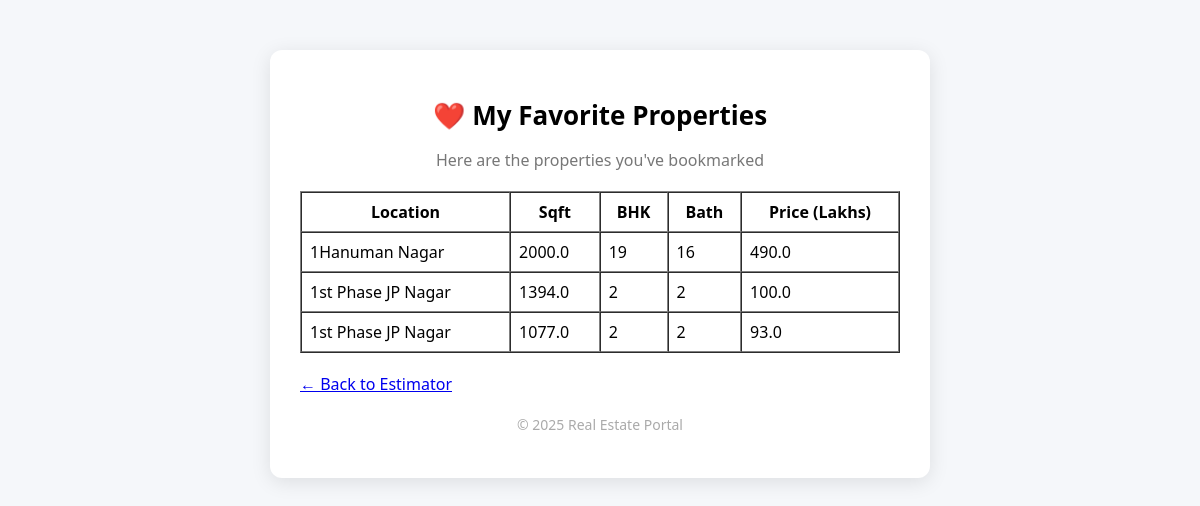
Page /my-favorites (signed in) on the committed database.
### tables this page shows
CREATE TABLE properties (
            id INTEGER PRIMARY KEY AUTOINCREMENT,
            location TEXT,
            sqft REAL,
            bath INTEGER,
            bhk INTEGER,
            price REAL
        );

### server/app.py (the view)
@app.route('/my-favorites')
def my_favorites():
    if 'user' not in session:
        return redirect(url_for('login_user'))
    username = session['user']
    conn = sqlite3.connect(DB_PATH)
    cursor = conn.cursor()
    cursor.execute("SELECT id FROM users WHERE username = ?", (username,))
    user = cursor.fetchone()
    if not user:
        conn.close()
        return "User not found", 404
    user_id = user[0]
    cursor.execute('''SELECT p.* FROM properties p JOIN favorites f ON f.property_id = p.id WHERE f.user_id = ?''', (user_id,))
    favorites = cursor.fetchall()
    conn.close()
    return render_template('my_favorites.html', favorites=favorites)

### templates/my_favorites.html (shortened to what this page needs)
<!DOCTYPE html>
<html lang="en">
<head>
    <link rel="stylesheet" href="{{ url_for('static', filename='style.css') }}">
</head>
<body>
    <div class="container">
        <header>
            <h1>❤️ My Favorite Properties</h1>
            <p>Here are the properties you've bookmarked</p>
        </header>
        {% if favorites %}
            <table border="1" cellpadding="8" cellspacing="0" style="width:100%; margin-top:15px;">
                <thead>
                    <tr>
                        <th>Location</th>
                        <th>Sqft</th>
                        <th>BHK</th>
                        <th>Bath</th>
                        <th>Price (Lakhs)</th>
                    </tr>
                </thead>
                <tbody>
                    {% for row in favorites %}
                    <tr>
                        <td>{{ row[1] }}</td>
                        <td>{{ row[2] }}</td>
                        <td>{{ row[4] }}</td>
                        <td>{{ row[3] }}</td>
                        <td>{{ row[5] }}</td>
                    </tr>
                    {% endfor %}
                </tbody>
            </table>
        {% else %}
            <p style="margin-top:20px;">You haven't favorited any properties yet.</p>
        {% endif %}
        <p style="margin-top: 20px;">
            <a href="{{ url_for('index') }}">← Back to Estimator</a>
        </p>
        <footer>
            <p>&copy; 2025 Real Estate Portal</p>
        </footer>
    </div>
</body>
</html>

### static/style.css (style rules this page uses)
body { font-family: 'Segoe UI', Tahoma, Geneva, Verdana, sans-serif; background: #f5f7fa; margin: 0; padding: 0; }
.container { max-width: 600px; margin: 50px auto; padding: 30px; background-color: white; border-radius: 12px; box-shadow: 0 4px 20px rgba(0, 0, 0, 0.1); }
header h1 { font-size: 26px; margin-bottom: 5px; text-align: center; }
header p { text-align: center; color: #777; margin-bottom: 20px; }
footer { text-align: center; margin-top: 20px; font-size: 14px; color: #aaa; }

### rows in the picture
properties: location "1Hanuman Nagar", sqft "2000.0", bhk "19", bath "16", price "490.0"

### other values in the picture
{{ row[1] }} "1st Phase JP Nagar" "1st Phase JP Nagar"
{{ row[2] }} "1394.0" "1077.0"
{{ row[4] }} "2" "2"
{{ row[3] }} "2" "2"
{{ row[5] }} "100.0" "93.0"
